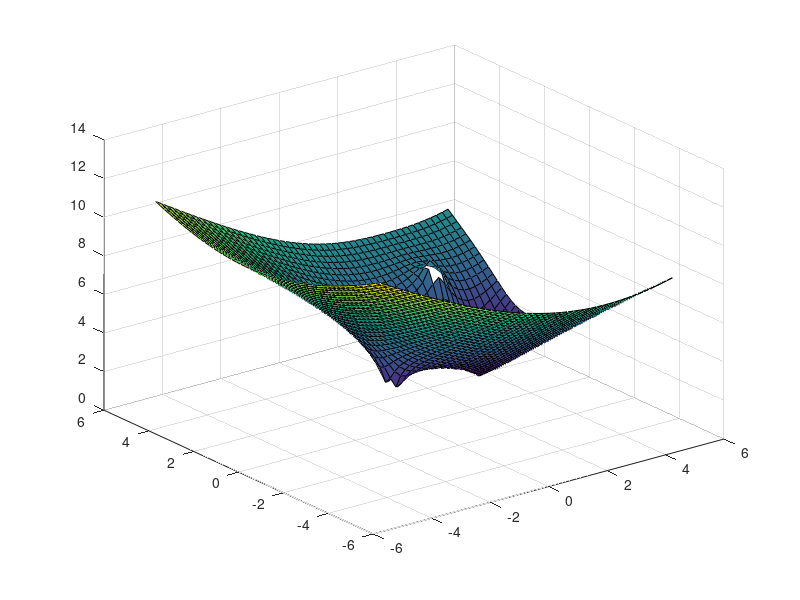

The MATLAB script that drew this image:
v=-5:0.2:5;%????????
[x,y]=meshgrid(v);%????????????
%F=12-(x-2).^2-(y-4).^2;
%F=sin(x)+cos(y);
%F=log(sqrt(x.^2+y.^2))-log(sqrt((x-1).^2+(y).^2));
F=log(sqrt((x-0).^2+(y-1).^2))-log(sqrt((x-3).^2+(y-3).^2))+sqrt((x-3).^2+(y-1).^2)+log(sqrt((x-4).^2+(y-2).^2));
%F=log(sqrt((x-1).^2+y.^2));
[px,py]=gradient(F,1,1);%??????????????????????????????????????????????
%contour(x,y,F);%????????F????????????????????x,y????F??????????	
title('Field & Potencial');
surf(x,y,F);
%quiver(x,y,px,py,0);%??????????????????px,py??????????????px,py????????????
%hold on;
%plot(px,py,'--');
